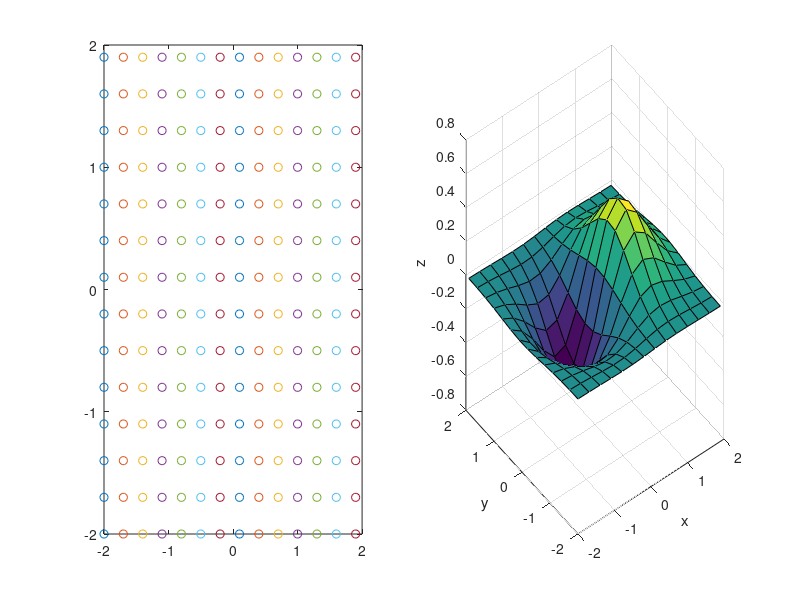

Write MATLAB code to recreate this figure.
clear all;clc;
x=-2:0.3:2;
y=x;
[X,Y]=meshgrid(x,y);
Z=X.*exp(-X.^2-Y.^2);
figure('color',[1,1,1]);
subplot(121);
plot(X,Y,'o');
subplot(122);
surf(X,Y,Z);
xlabel('x');ylabel('y');zlabel('z');